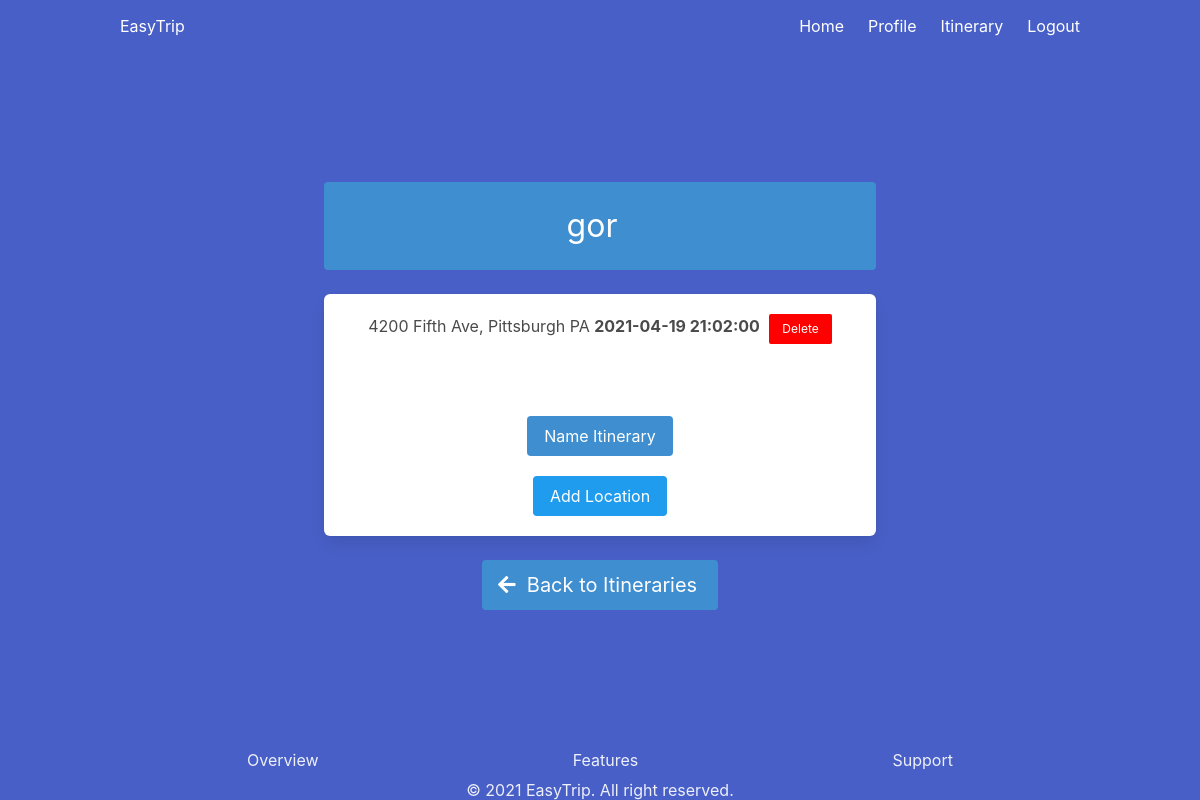
Screenshot of /itinerary/2 (signed in) with the database file from the repository.
### models.py (models this page shows, shortened)
class Itinerary(db.Model):
    id = db.Column(db.Integer, primary_key=True) # primary keys are required by SQLAlchemy
    user_id = db.Column(db.Integer, db.ForeignKey('user.id'))
    nickname = db.Column(db.String(1000))
    modified = db.Column(db.DateTime, nullable=False, default=datetime.now)
    locations = db.relationship('Location', backref='owner_itinerary', lazy='dynamic')

class Location(db.Model):
    id = db.Column(db.Integer, primary_key=True) # primary keys are required by SQLAlchemy
    nickname = db.Column(db.String(1000))
    itinerary_id = db.Column(db.Integer, db.ForeignKey('itinerary.id'))
    order = db.Column(db.Integer, autoincrement=True)
    address = db.Column(db.String(1000))
    city = db.Column(db.String(1000))
    state = db.Column(db.String(1000))
    zip = db.Column(db.Integer)
    country = db.Column(db.String(1000))
    departure_time = db.Column(db.DateTime)

### auth.py (the view)
@auth.route('/itinerary/<itin_id>', methods=['GET'])
@login_required
def edit_itinerary(itin_id):
    selected_itin = Itinerary.query.filter_by(user_id=current_user.id, id=itin_id).first()
    locations = selected_itin.locations.order_by(Location.departure_time)
    print("Hello from edit!")
    return render_template('edit_itinerary.html', itinerary=selected_itin, locations=locations)

### app.py (called while the page is built)
def create_app():
    app = Flask(__name__)
    app.config['SECRET_KEY'] = 'easy-trip-key'
    app.config['SQLALCHEMY_DATABASE_URI'] = 'sqlite:///db.sqlite'
    db.init_app(app)
    login_manager = LoginManager()
    login_manager.login_view = 'auth.login'
    login_manager.init_app(app)
    from models import User
    from models import Itinerary
    @login_manager.user_loader
    def load_user(user_id):
        return User.query.get(int(user_id))
    from auth import auth as auth_blueprint
    app.register_blueprint(auth_blueprint)
    from main import main as main_blueprint
    app.register_blueprint(main_blueprint)
    return app

### templates/edit_itinerary.html (shortened to what this page needs)
{% extends "base.html" %}
{% block content %}
<div class="column is-three-fifths is-offset-one-fifth">
    <div class="notification is-info is-size-3">
        {% if itinerary.nickname == 'NULL' %}
        <p>Itinerary {{itinerary.id}}</p>
        {% else %}
        <p>{{itinerary.nickname}}</p>
        {% endif %}
    </div>
    <div class="box">
        {% if locations.count() > 0 %}
            {% for location in locations %}
            <div style="display: block;" class="itin_list_item">
                {% if location.nickname == 'NULL' %}
                <p style="display: inline;">{{ location.address + ", " + location.city + " " + location.state }} <b>{{ location.departure_time }}</b></p>
                {% else %}
                <p style="display: inline;">{{ location.nickname }} <b>{{ location.departure_time }}</b></p>
                {% endif %}
                    <form style="display: inline;" method="POST" action="{{ url_for('auth.delete_location', itin_id=itinerary.id, loc_id=location.id) }}">
                    <button id="delete-button" class="button is-info is-small">Delete</button>
                </form>
            </div>
            {% endfor %}
            {% else %}
            <div style="display: block;" class="itin_list_item">
                <h2 class="is-5" style="display: inline;">No locations added!</h2>
            </div>
        {% endif %}
        <a class="button is-4 is-info modal-button" data-target="#modal">Name Itinerary</a>
        <div style="display: block;">
            <form method="POST" action="{{ url_for('auth.add_location', itin_id=itinerary.id) }}">
                <button id="location-button" class="button is-info is-4">Add Location</button>
            </form>
        </div>
    </div>
    <a class="button is-info is-medium" href="{{ url_for('auth.itinerary') }}">
        <span class="icon">
          <i class="fas fa-arrow-left"></i>
        </span>
        <span>Back to Itineraries</span>
    </a>
</div>
{% endblock %}

### templates/edit_itinerary.html (style rules this page uses)
#delete-button { background-color: red; margin-left: 5px; color:white; }
#location-button { background-color: #209cee; margin-top: 20px; color:white; }

### rows the page displays
Itinerary: nickname "gor"
Location: address+city+state "4200 Fifth Ave, Pittsburgh PA", departure_time "2021-04-19 21:02:00"
